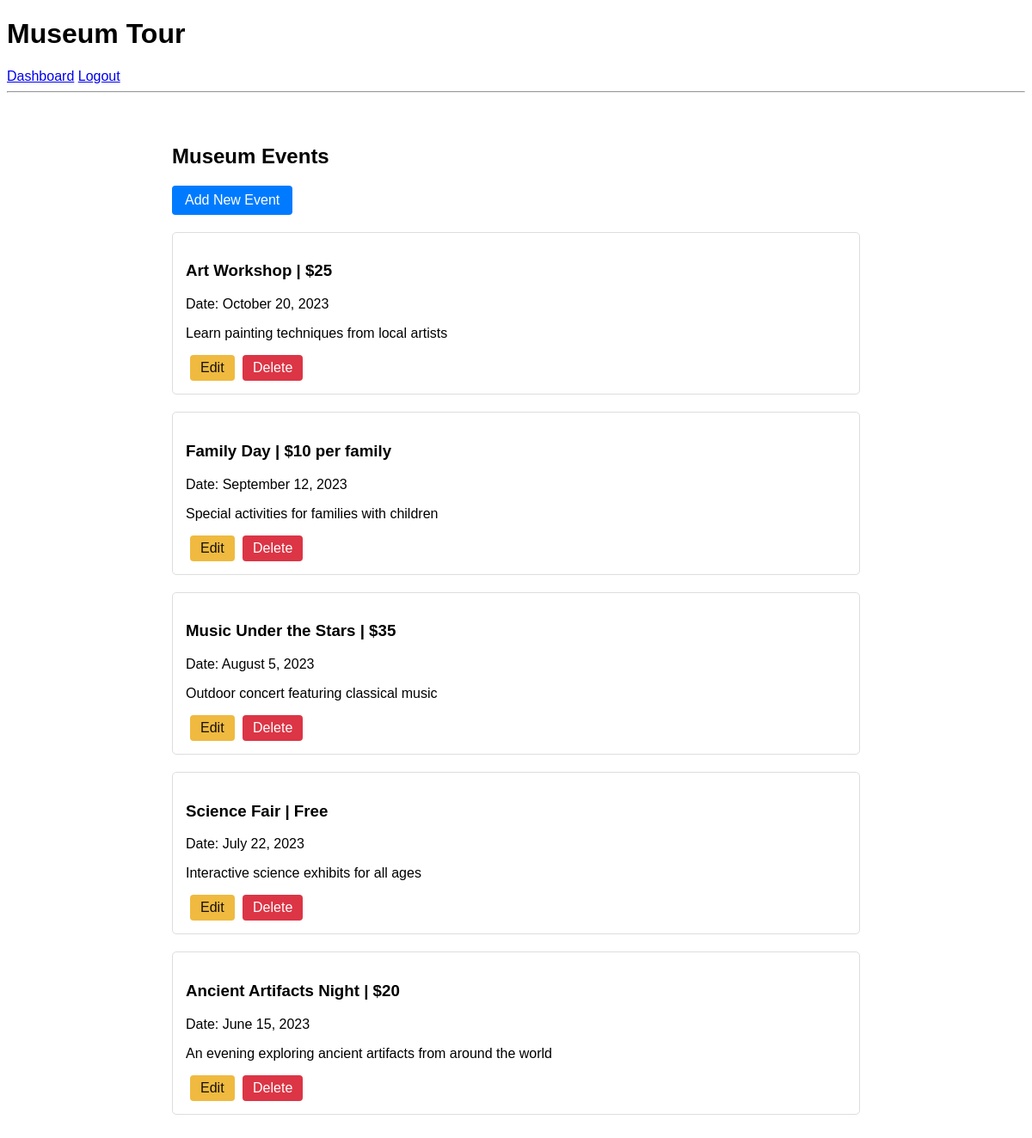
The app's page /events.php (signed in) with its own data.
### tables this page shows
CREATE TABLE Events (
   Id          int PRIMARY KEY AUTO_INCREMENT,
   title       varchar(250) NOT NULL,
   eventDate   datetime NOT NULL,
   tickets     varchar(250),
   description text,
   image       varchar(250)
);

### events.php (the view, shortened to what this page needs)
<?php
include('includes/database.php');
include('includes/header.php');
?>
<div class="container">
  <h2>Museum Events</h2>
  <a href="add_event.php" class="btn btn-primary">Add New Event</a>
  <div>
    <?php
      $query = 'SELECT * FROM Events ORDER BY Id DESC';
      $result = mysqli_query($connect, $query);
      while($event = mysqli_fetch_assoc($result)){
        echo '
        <div class="event-card">
            <h3>'.htmlspecialchars($event['title']).' | '.htmlspecialchars($event['tickets']). '</h3>
            <p>Date: '.date('F j, Y', strtotime($event['eventDate'])).'</p>
            <p>'.htmlspecialchars($event['description']).'</p>
            <div class="event-actions">
              <a href="edit_event.php?id='.(int)$event['Id'].'" class="edit-btn">Edit</a>
              <a href="events.php?delete='.(int)$event['Id'].'"
                onclick="return confirm(\'Permanently delete this event?\')"
                class="delete-btn">Delete</a>
            </div>
        </div>';
      }
    ?>
  </div>
</div>
<?php include('includes/footer.php'); ?>

### styles.css (style rules this page uses)
body { font-family: 'Trebuchet MS', 'Lucida Sans Unicode', 'Lucida Grande', 'Lucida Sans', Arial, sans-serif; }
.event-card { border: 1px solid #ddd; padding: 15px; margin-top: 20px; border-radius: 5px; }
.btn { display: inline-block; padding: 8px 15px; background: #007bff; color: white; text-decoration: none; border-radius: 4px; }
.container { max-width: 800px; margin: 20px auto; padding: 20px; }
.delete-btn { display: inline-block; padding: 6px 12px; background: #dc3545; color: white; text-decoration: none; border-radius: 4px; margin-left: 5px; }
.event-actions { margin-top: 10px; }
.edit-btn { display: inline-block; padding: 6px 12px; background: #efba3f; color: rgb(22, 16, 16); text-decoration: none; border-radius: 4px; margin-left: 5px; }

### records on screen
events: title "Art Workshop", tickets "$25", eventDate "October 20, 2023", description "Learn painting techniques from local artists"
events: title "Family Day", tickets "$10 per family", eventDate "September 12, 2023", description "Special activities for families with children"
events: title "Music Under the Stars", tickets "$35", eventDate "August 5, 2023", description "Outdoor concert featuring classical music"
events: title "Science Fair", tickets "Free", eventDate "July 22, 2023", description "Interactive science exhibits for all ages"
events: title "Ancient Artifacts Night", tickets "$20", eventDate "June 15, 2023", description "An evening exploring ancient artifacts from around the world"
